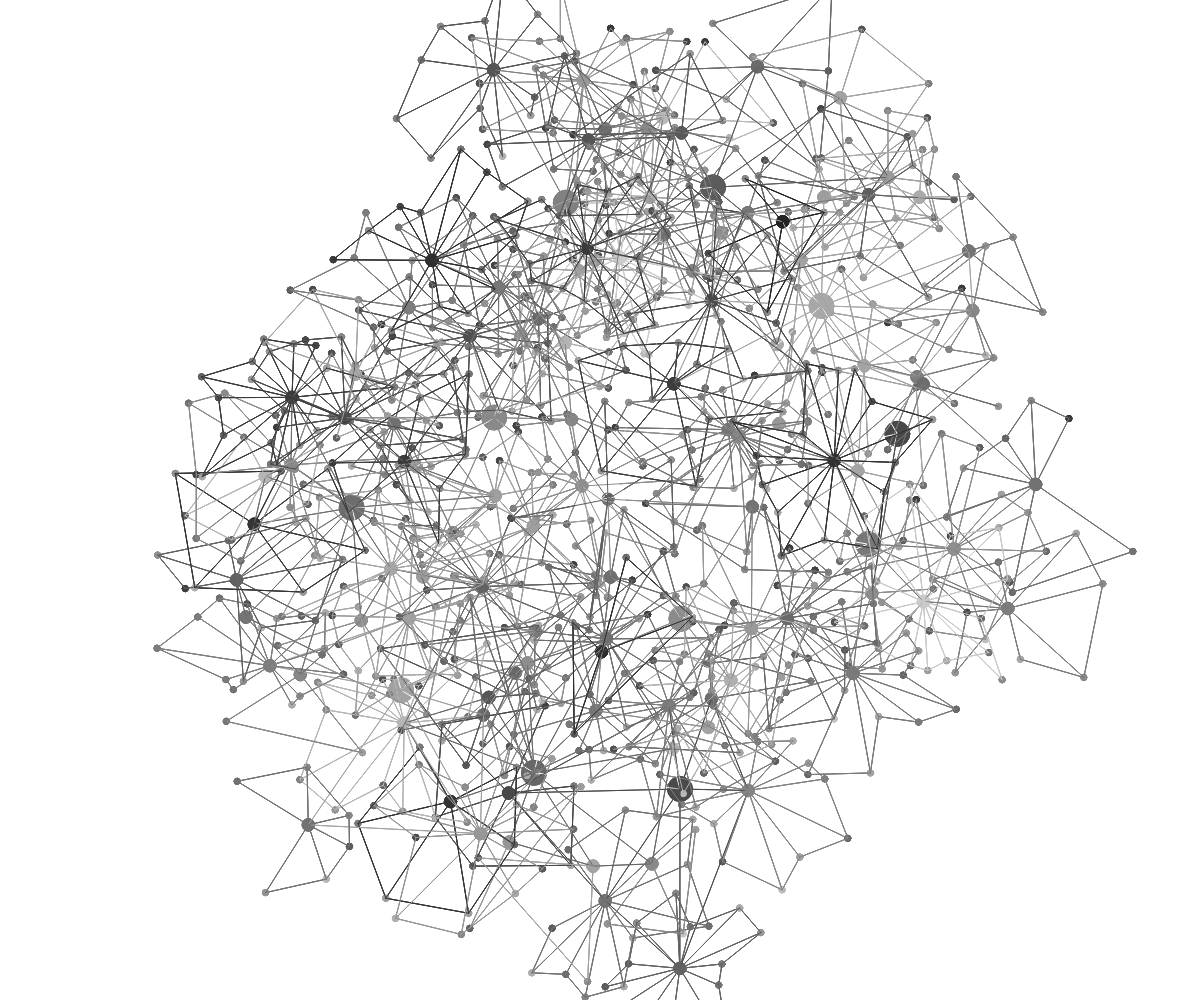
Frame 1 (no input)
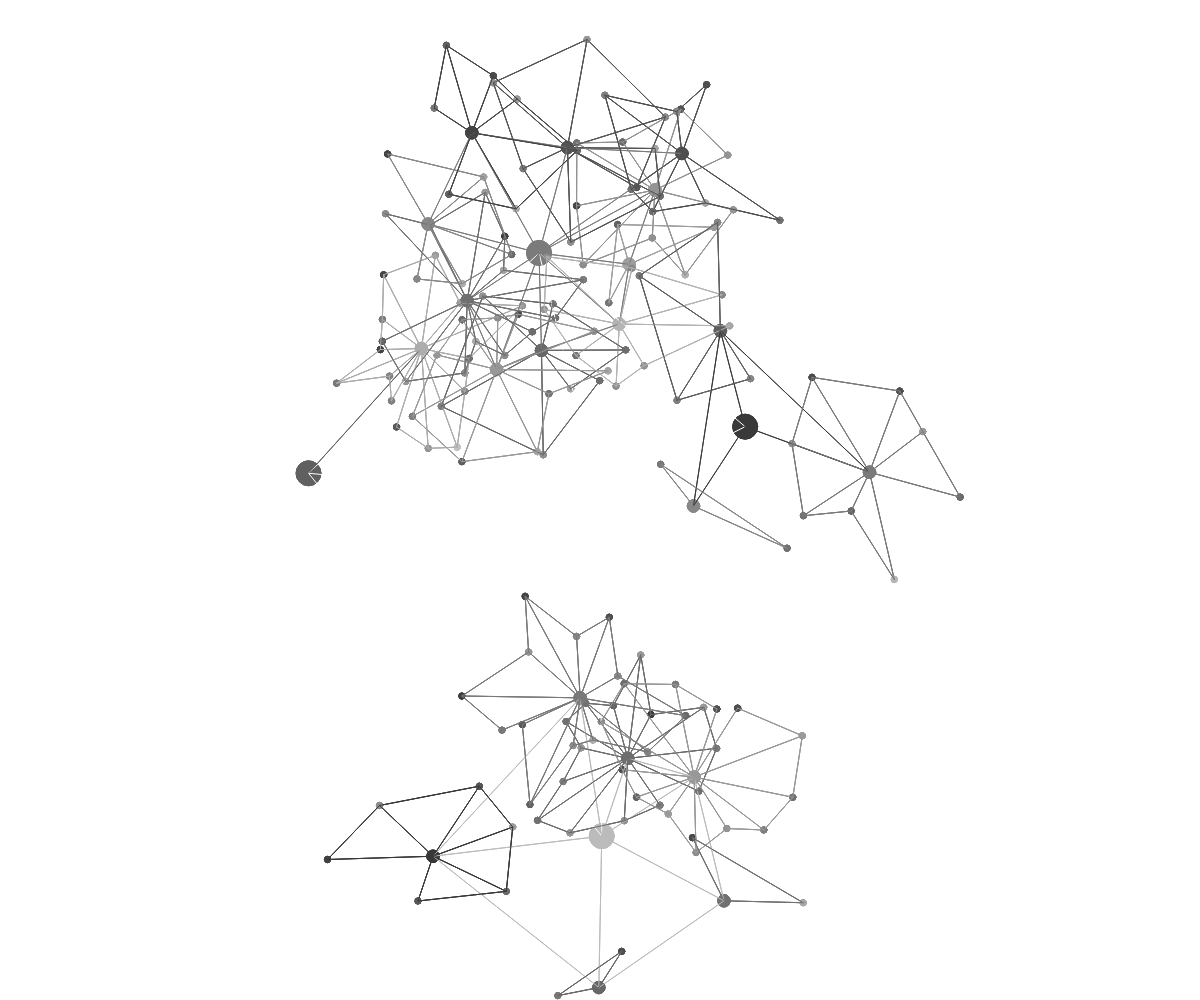
Frame 2 (the mouse pressed at the canvas centre, redrawn once)

The p5.js sketch that drew these frames (run headless with seeded random() and noise() and a simulated clock; the mouse was pressed at the canvas centre and the sketch redrawn once):

// p5.js sketch
// ── sketch.js
function setup() {
  createCanvas(windowWidth, windowHeight)
  //noSmooth()
  frameRate(60)
  smooth()
}

function draw() {
  background(255)
  stroke(0)

  var point = new Point(width / 2, height / 2, 50, 1, color(255))

  noLoop()
}

//
//
//
class Point {

  constructor(x, y, r, d, col) {
    this.x = x
    this.y = y
    this.r = r
    this.d = d
    this.col = col
    //
    this.points = []
    if (d < 4) {
      var res = floor(random(1, 16))
      var th_unit = 2 * PI / res
      var th = random(0, 2 * PI)
      for (let i = 0; i < res; i++) {
        var pr = (1 / d) * width / 5
        pr *= random(0.5, 1.5)
        var px = this.x + pr * cos(th)
        var py = this.y + pr * sin(th)
        this.points = this.points.concat(
          new Point(px, py, r / 2, d + 1,
            color(noise(th/(2*PI) * 16,d*16) * 255)
            // color(noise( 
              // (px-width/2)/(width/2) * 8,
              // (py-height/2)/(height/2) * 8,
              //  d*8 ) * 255)
          )
        )
        th += th_unit * random(0.5, 1.5)
      }
    }
    this.draw()
  }

  draw() {
    this.drawCircles()
    this.drawLines()
  }

  drawCircles() {
    stroke(this.col)
    fill(this.col)
    circle(this.x, this.y, this.r)
    for (const point of this.points) {
      point.drawCircles()
    }
  }

  drawLines() {
    stroke(this.col)
    for (let i = 0; i < this.points.length; i++) {
      const point = this.points[i]
      line(this.x, this.y, point.x, point.y)
      if (i > 0) {
        const prev_point = this.points[i - 1]
        line(prev_point.x, prev_point.y, point.x, point.y)
      }
    }
    for (const point of this.points) {
      point.drawLines()
    }
  }

}
